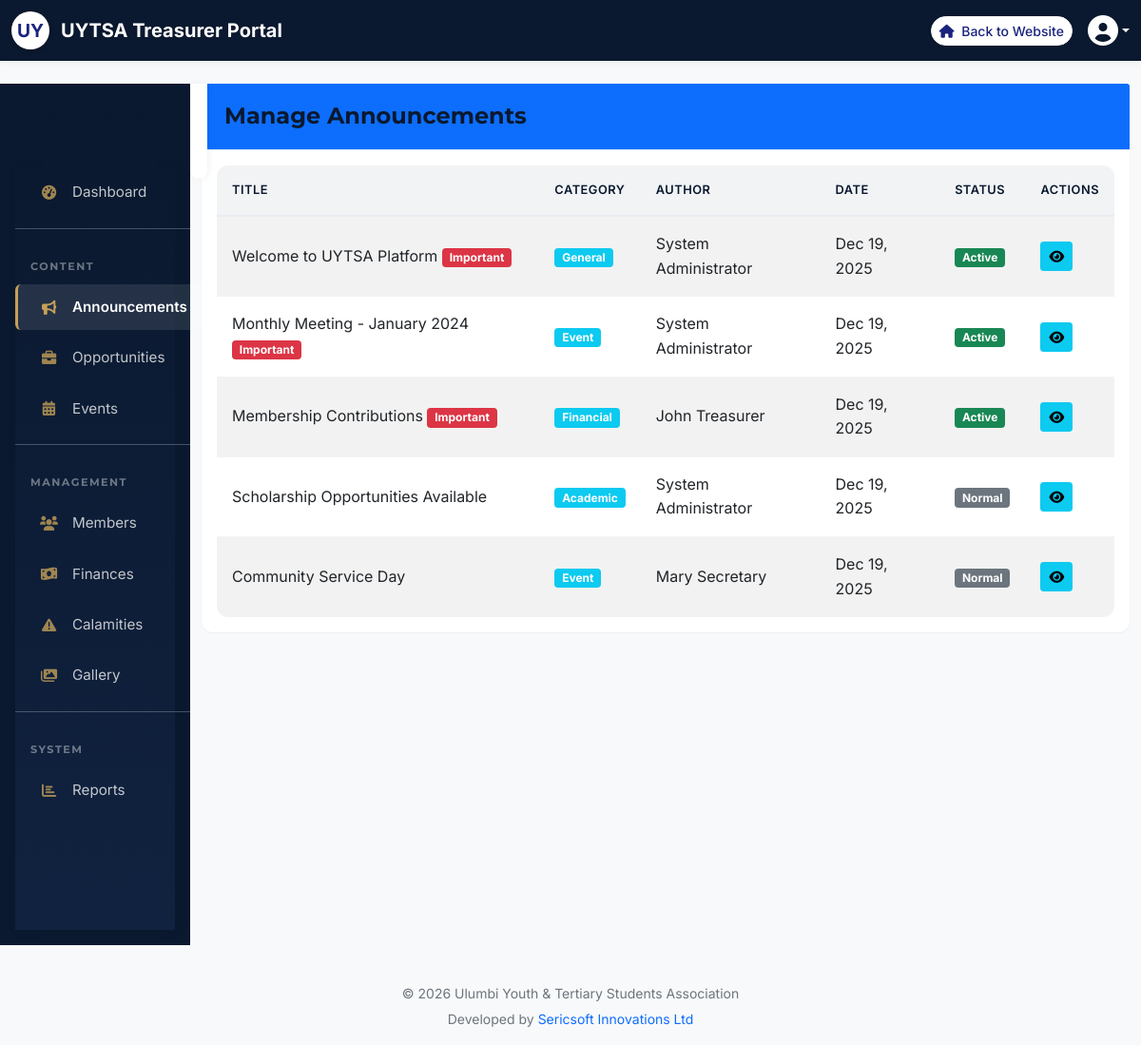
The app's page /admin/announcements.php (signed in) with its own data.
### tables this page shows
CREATE TABLE announcements (
    id INT PRIMARY KEY AUTO_INCREMENT,
    title VARCHAR(255) NOT NULL,
    content TEXT NOT NULL,
    category ENUM('general', 'academic', 'event', 'financial', 'opportunity') DEFAULT 'general',
    author_id INT,
    is_important BOOLEAN DEFAULT FALSE,
    attachment VARCHAR(255),
    created_at TIMESTAMP DEFAULT CURRENT_TIMESTAMP,
    updated_at TIMESTAMP DEFAULT CURRENT_TIMESTAMP ON UPDATE CURRENT_TIMESTAMP,
    FOREIGN KEY (author_id) REFERENCES users(id) ON DELETE SET NULL
);

CREATE TABLE users (
    id INT PRIMARY KEY AUTO_INCREMENT,
    username VARCHAR(50) UNIQUE NOT NULL,
    email VARCHAR(100) UNIQUE NOT NULL,
    password VARCHAR(255) NOT NULL,
    full_name VARCHAR(100) NOT NULL,
    role ENUM('member', 'Patron', 'Chairperson', 'Vice_Chairperson', 'Secretary_General', 'Treasurer', 'Organizing_Secretary', 'Publicity_Officer', 'NextGen_Docket') DEFAULT 'member',
    phone VARCHAR(20),
    institution VARCHAR(100),
    course VARCHAR(100),
    year_of_study VARCHAR(20),
    graduation_year INT,
    profile_image VARCHAR(255),
    bio TEXT,
    status ENUM('active', 'inactive', 'alumni') DEFAULT 'active',
    is_approved TINYINT(1) DEFAULT 0,
    registration_date TIMESTAMP DEFAULT CURRENT_TIMESTAMP,
    last_login TIMESTAMP NULL,
    reset_token VARCHAR(255),
    reset_expiry TIMESTAMP NULL
);

### admin/announcements.php (the view, shortened to what this page needs)
<?php
$conn = getDBConnection();
$announcements = $conn->query("
    SELECT a.*, u.full_name
    FROM announcements a
    JOIN users u ON a.author_id = u.id
    ORDER BY a.is_important DESC, a.created_at DESC
");
?>
<?php include 'header.php'; ?>
    <div class="container-fluid mt-4">
        <div class="row">
            <?php include 'sidebar.php'; ?>
            <div class="col-md-10">
                <div class="card">
                    <div class="card-header bg-primary text-white d-flex justify-content-between align-items-center">
                        <h4 class="mb-0">Manage Announcements</h4>
                    </div>
                    <div class="card-body">
                        <div class="table-responsive">
                            <table class="table table-striped table-hover">
                                <thead>
                                    <tr>
                                        <th>Title</th>
                                        <th>Category</th>
                                        <th>Author</th>
                                        <th>Date</th>
                                        <th>Status</th>
                                        <th>Actions</th>
                                    </tr>
                                </thead>
                                <tbody>
                                    <?php while ($announcement = $announcements->fetch_assoc()): ?>
                                    <tr>
                                        <td>
                                            <?php echo htmlspecialchars($announcement['title']); ?>
                                            <?php if ($announcement['is_important']): ?>
                                                <span class="badge bg-danger">Important</span>
                                            <?php endif; ?>
                                        </td>
                                        <td>
                                            <span class="badge bg-info"><?php echo ucfirst($announcement['category']); ?></span>
                                        </td>
                                        <td><?php echo htmlspecialchars($announcement['full_name']); ?></td>
                                        <td><?php echo date('M d, Y', strtotime($announcement['created_at'])); ?></td>
                                        <td>
                                            <?php if ($announcement['is_important']): ?>
                                                <span class="badge bg-success">Active</span>
                                            <?php else: ?>
                                                <span class="badge bg-secondary">Normal</span>
                                            <?php endif; ?>
                                        </td>
                                        <td>
                                            <a href="javascript:void(0)" class="btn btn-sm btn-info" data-bs-toggle="modal" data-bs-target="#viewModal<?php echo $announcement['id']; ?>">
                                                <i class="fas fa-eye"></i>
                                            </a>
                                        </td>
                                    </tr>
                                    <?php endwhile; ?>
                                </tbody>
                            </table>
                        </div>
                    </div>
                </div>
            </div>
        </div>
    </div>
<?php include 'footer.php'; ?>

### assets/css/style.css (style rules this page uses)
:root { --uytsa-blue: #2c3e50; --uytsa-light-blue: #3498db; --uytsa-red: #e74c3c; --uytsa-green: #2ecc71; --uytsa-yellow: #f39c12; }

### assets/css/modern.css (style rules this page uses)
:root { --corporate-navy: #0a192f; --corporate-blue: #112240; --corporate-accent: #c5a059; --corporate-accent-hover: #d4af37; --corporate-light: #f8f9fa; --corporate-dark: #212529; --corporate-gray: #8892b0; --corporate-border: #e2e8f0; --font-primary: 'Inter', sans-serif; --font-heading: 'Montserrat', sans-serif; --shadow-sm: 0 1px 2px 0 rgba(0, 0, 0, 0.05); --shadow-md: 0 4px 6px -1px rgba(0, 0, 0, 0.1), 0 2px 4px -1px rgba(0, 0, 0, 0.06); --shadow-lg: 0 10px 15px -3px rgba(0, 0, 0, 0.1), 0 4px 6px -2px rgba(0, 0, 0, 0.05); --shadow-premium: 0 20px 25px -5px rgba(0, 0, 0, 0.1), 0 10px 10px -5px rgba(0, 0, 0, 0.04); }
body { font-family: var(--font-primary); color: var(--corporate-dark); background-color: var(--corporate-light); line-height: 1.6; }
h1, h2, h3, h4, h5, h6 { font-family: var(--font-heading); font-weight: 700; color: var(--corporate-navy); }

### admin/css/admin.css (style rules this page uses)
:root { --sidebar-width: 250px; --header-height: 60px; --primary-color: var(--corporate-navy); --secondary-color: var(--corporate-blue); --accent-color: var(--corporate-accent); }
body { background-color: var(--corporate-light); font-family: var(--font-primary); }
.card { border: none; border-radius: 12px; box-shadow: var(--shadow-sm); transition: all 0.3s ease; background: white; margin-bottom: 24px; }
.card-header { background-color: white; border-bottom: 1px solid var(--corporate-border); padding: 20px 24px; font-weight: 700; color: var(--corporate-navy); font-family: var(--font-heading); }
.table-responsive { border-radius: 12px; overflow: hidden; background: white; }
.table { margin-bottom: 0; }
.table thead th { background-color: #f1f3f5; border-bottom: 2px solid #e9ecef; color: var(--corporate-navy); font-weight: 600; text-transform: uppercase; font-size: 0.8rem; padding: 16px; letter-spacing: 0.5px; }
.table tbody td { padding: 16px; vertical-align: middle; color: var(--corporate-dark); border-bottom: 1px solid #f1f3f5; }

### records on screen
announcements: title "Welcome to UYTSA Platform", is_important "Important", category "General", author.full_name "System Administrator", created_at "Dec 19, 2025"
announcements: title "Monthly Meeting - January 2024", is_important "Important", category "Event", author.full_name "System Administrator", created_at "Dec 19, 2025"
announcements: title "Membership Contributions", is_important "Important", category "Financial", author.full_name "John Treasurer", created_at "Dec 19, 2025"
announcements: title "Scholarship Opportunities Available", category "Academic", author.full_name "System Administrator", created_at "Dec 19, 2025", is_important "Normal"
announcements: title "Community Service Day", category "Event", author.full_name "Mary Secretary", created_at "Dec 19, 2025", is_important "Normal"

### other values on screen
$headerRole "Treasurer"
